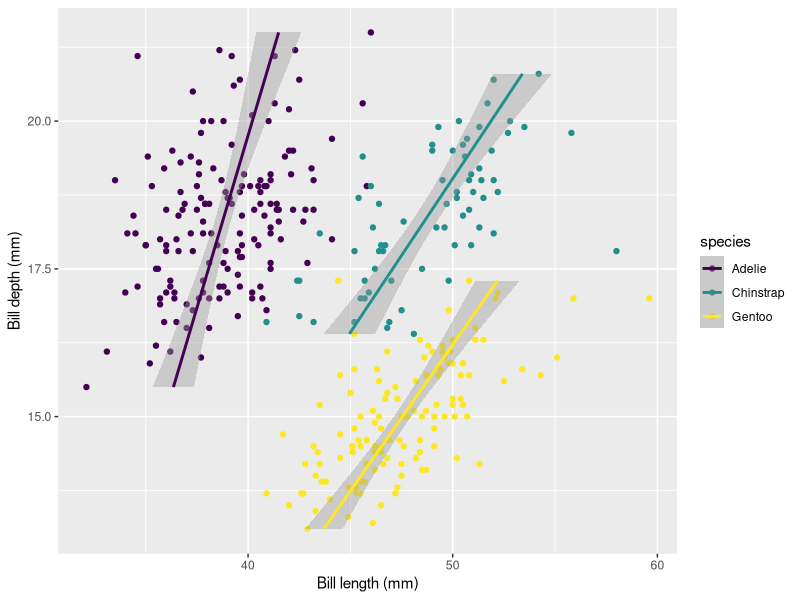

Write the R code that produced this figure.
### Data for Palmer's Penguins ###
## Measurements for penguin species, island in Palmer Archipelago, size (flipper length, body mass, bill dimensions), and sex.###
### Created by: Ally Malilay
## Created on: 2025-09-09
#############################################################

## Load libraries ##
library(palmerpenguins)
library(tidyverse)
library(praise)

## load data ##
glimpse(penguins)

## Make a plot ##
ggplot(data=penguins, 
       mapping = aes(x = bill_depth_mm,
                     y = bill_length_mm,
                     group = species,
                     color = species)) +
  geom_point() + 
  geom_smooth(method = "lm") + #aids the eye in seeing patterns in the presence of overplotting, fit linear model
  labs(x = "Bill depth (mm)", 
       y = "Bill length (mm)") +
  scale_color_viridis_d() +
  coord_flip()

praise() #need some external validation
